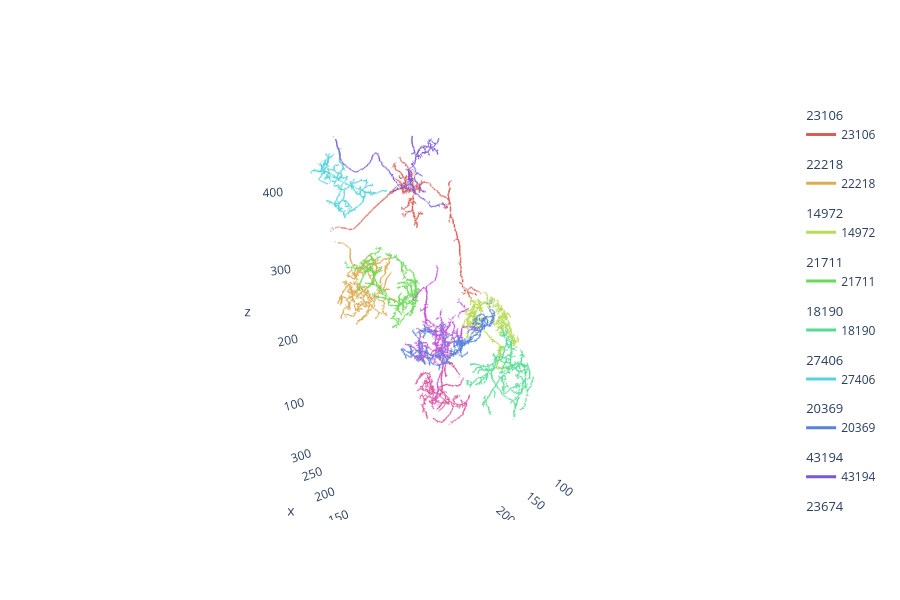

This figure's notebook cell:
### Code cell
navis.plot3d(dps[:10])

### Figure 1 — Plotly figure (JSON) as saved in the notebook; plotly's stock layout.template omitted (floating-point values rounded to 4 significant figures; data arrays with more than 128 entries replaced by an {"elided": "..."} marker saying what was removed)
{"data": [{"hoverinfo": "none", "hovertext": " ", "legendgroup": "23106", "legendgrouptitle": {"text": "23106"}, "line": {"color": "rgb(219,94,86)", "dash": "solid", "width": 3}, "mode": "lines", "name": "23106", "opacity": 1, "showlegend": true, "type": "scatter3d", "x": {"elided": "5187 float values"}, "y": {"elided": "5187 float values"}, "z": {"elided": "5187 float values"}}, {"hoverinfo": "none", "hovertext": " ", "legendgroup": "22218", "legendgrouptitle": {"text": "22218"}, "line": {"color": "rgb(219,174,86)", "dash": "solid", "width": 3}, "mode": "lines", "name": "22218", "opacity": 1, "showlegend": true, "type": "scatter3d", "x": {"elided": "8961 float values"}, "y": {"elided": "8961 float values"}, "z": {"elided": "8961 float values"}}, {"hoverinfo": "none", "hovertext": " ", "legendgroup": "14972", "legendgrouptitle": {"text": "14972"}, "line": {"color": "rgb(184,219,86)", "dash": "solid", "width": 3}, "mode": "lines", "name": "14972", "opacity": 1, "showlegend": true, "type": "scatter3d", "x": {"elided": "8706 float values"}, "y": {"elided": "8706 float values"}, "z": {"elided": "8706 float values"}}, {"hoverinfo": "none", "hovertext": " ", "legendgroup": "21711", "legendgrouptitle": {"text": "21711"}, "line": {"color": "rgb(105,219,86)", "dash": "solid", "width": 3}, "mode": "lines", "name": "21711", "opacity": 1, "showlegend": true, "type": "scatter3d", "x": {"elided": "7623 float values"}, "y": {"elided": "7623 float values"}, "z": {"elided": "7623 float values"}}, {"hoverinfo": "none", "hovertext": " ", "legendgroup": "18190", "legendgrouptitle": {"text": "18190"}, "line": {"color": "rgb(86,219,147)", "dash": "solid", "width": 3}, "mode": "lines", "name": "18190", "opacity": 1, "showlegend": true, "type": "scatter3d", "x": {"elided": "8985 float values"}, "y": {"elided": "8985 float values"}, "z": {"elided": "8985 float values"}}, {"hoverinfo": "none", "hovertext": " ", "legendgroup": "27406", "legendgrouptitle": {"text": "27406"}, "line": {"color": "rgb(86,211,219)", "dash": "solid", "width": 3}, "mode": "lines", "name": "27406", "opacity": 1, "showlegend": true, "type": "scatter3d", "x": {"elided": "5322 float values"}, "y": {"elided": "5322 float values"}, "z": {"elided": "5322 float values"}}, {"hoverinfo": "none", "hovertext": " ", "legendgroup": "20369", "legendgrouptitle": {"text": "20369"}, "line": {"color": "rgb(86,131,219)", "dash": "solid", "width": 3}, "mode": "lines", "name": "20369", "opacity": 1, "showlegend": true, "type": "scatter3d", "x": {"elided": "7698 float values"}, "y": {"elided": "7698 float values"}, "z": {"elided": "7698 float values"}}, {"hoverinfo": "none", "hovertext": " ", "legendgroup": "43194", "legendgrouptitle": {"text": "43194"}, "line": {"color": "rgb(121,86,219)", "dash": "solid", "width": 3}, "mode": "lines", "name": "43194", "opacity": 1, "showlegend": true, "type": "scatter3d", "x": {"elided": "2871 float values"}, "y": {"elided": "2871 float values"}, "z": {"elided": "2871 float values"}}, {"hoverinfo": "none", "hovertext": " ", "legendgroup": "23674", "legendgrouptitle": {"text": "23674"}, "line": {"color": "rgb(200,86,219)", "dash": "solid", "width": 3}, "mode": "lines", "name": "23674", "opacity": 1, "showlegend": true, "type": "scatter3d", "x": {"elided": "7572 float values"}, "y": {"elided": "7572 float values"}, "z": {"elided": "7572 float values"}}, {"hoverinfo": "none", "hovertext": " ", "legendgroup": "165669", "legendgrouptitle": {"text": "165669"}, "line": {"color": "rgb(219,86,158)", "dash": "solid", "width": 3}, "mode": "lines", "name": "165669", "opacity": 1, "showlegend": true, "type": "scatter3d", "x": {"elided": "6267 float values"}, "y": {"elided": "6267 float values"}, "z": {"elided": "6267 float values"}}], "layout": {"autosize": true, "height": 600, "legend": {"bgcolor": "rgba(0,0,0,0)", "orientation": "v"}, "paper_bgcolor": "rgba(0,0,0,0)", "plot_bgcolor": "rgba(0,0,0,0)", "scene": {"aspectmode": "data", "aspectratio": {"x": 1, "y": 1, "z": 1}, "camera": {"eye": {"x": -1.743, "y": 1.071, "z": 0.71}, "up": {"x": 0, "y": 0, "z": 1}}, "xaxis": {"backgroundcolor": "rgb(240, 240, 240)", "gridcolor": "rgb(255, 255, 255)", "showbackground": false, "showgrid": false, "showline": false, "zerolinecolor": "rgb(255, 255, 255)"}, "yaxis": {"backgroundcolor": "rgb(240, 240, 240)", "gridcolor": "rgb(255, 255, 255)", "showbackground": false, "showgrid": false, "showline": false, "zerolinecolor": "rgb(255, 255, 255)"}, "zaxis": {"backgroundcolor": "rgb(240, 240, 240)", "gridcolor": "rgb(255, 255, 255)", "showbackground": false, "showgrid": false, "showline": false, "zerolinecolor": "rgb(255, 255, 255)"}}, "showlegend": true}}
